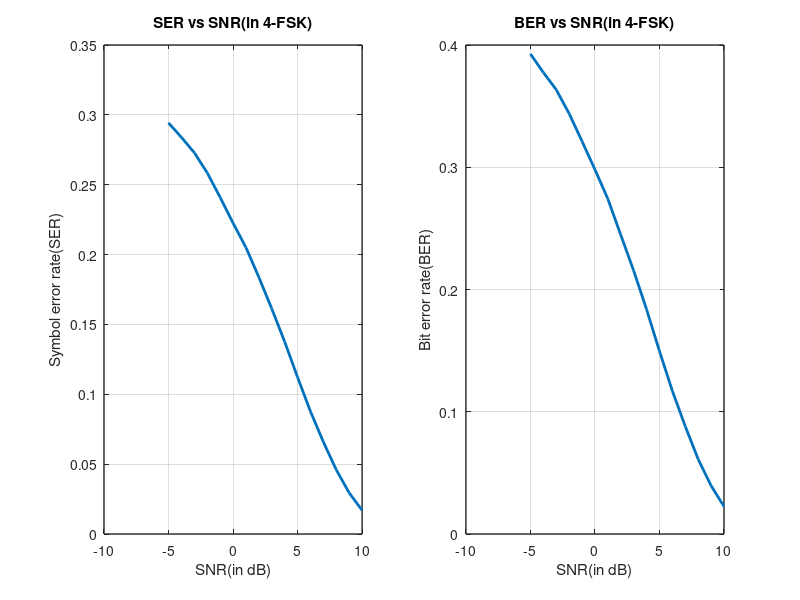

The MATLAB source for this figure:
clc;clear;
%Problem-8
%Generate random binary data of length-100000
l = 100000;%data length
data = randi([0 1], 1, l);
% 4-FSK
sf1 = [1,0,0,0]; % 00
sf2 = [0,1,0,0]; % 01
sf3 = [0,0,1,0]; % 10
sf4 = [0,0,0,1]; % 11
f=1;
for i = 1:2:length(data)%Encoding bits to symbols
    if data(i)==0 && data(i+1) == 0
        fsk(f,:)=sf1;f=f+1;
    elseif data(i)==0 && data(i+1) == 1
        fsk(f,:)=sf2;f=f+1;
    elseif data(i)==1 && data(i+1) == 0
        fsk(f,:)=sf3;f=f+1;
    else
        fsk(f,:)=sf4;f=f+1;
    end       
end

%Add AWGN noise to this signal. Vary the noise variance to have SNR range between [-5dB, 10 dB].
snr = -5:1:10;
for i=1:length(snr)
    rho = snr(i);
    j = (l/2)*(i-1)+1;
    n_f(j:j+((l/2)-1),1:4) = awgn(fsk,rho);%Noisy signal
end
%decoding symbols
df = zeros(length(n_f),4);
for j = 1:length(n_f)
    [m,p] = max(n_f(j,:));
    for i = 1:length(n_f(1,:))
        if(i==p)
            df(j,i)=1;
        else
            df(j,i)=0;
        end
    end    
end
%Symbol error rate
j=1;fsym_err = zeros(1,length(snr));
for s = 1:length(snr)
    fsym_err(s) = nnz(any(df(j:j+(l/2)-1,:)-fsk,2))/l;
    j = j+(l/2);
end
%Bit decoding from symbols
i=1;ber_fsk = zeros(1,l);
for b = 1:length(df)
    if(df(b,:)==[1 0 0 0])
        ber_fsk(i) = 0;
        ber_fsk(i+1)=0;
    elseif(df(b,:)==[0 1 0 0])
        ber_fsk(i) = 0;
        ber_fsk(i+1)=1;
    elseif(df(b,:)==[0 0 1 0])
        ber_fsk(i) = 1;
        ber_fsk(i+1)=0;
    else
        ber_fsk(i) = 1;
        ber_fsk(i+1)=1;
    end
    i = i+2;
end
%Bit error rate
j=1;fsk_ber = zeros(1,length(snr));
for s = 1:length(snr)
    fsk_ber(s) = nnz(ber_fsk(1,j:j+l-1)-data)/l;
    j = j+l;
end
%Plot
figure;
subplot(1,2,1);
plot(snr,fsym_err,'linewidth',2);
xlabel('SNR(in dB)');
ylabel('Symbol error rate(SER)');
title('SER vs SNR(in 4-FSK)');
grid;
set(gca,"linewidth",1,"fontsize",10);
subplot(1,2,2);
plot(snr,fsk_ber,'linewidth',2);
xlabel('SNR(in dB)');
ylabel('Bit error rate(BER)');
title('BER vs SNR(in 4-FSK)');
grid;
set(gca,"linewidth",1,"fontsize",10);